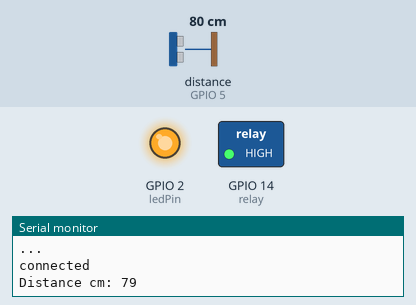
Recording of a sketch running on a simulated ESP32. On the bench: switched loads named in the sketch (green lamp = pin HIGH), output pins drawn as LEDs (lit = HIGH), the last lines printed to the serial monitor. Wiring (inferred from the names in the program): ultrasonic range finder: trigger GPIO 4; echo GPIO 5. The test bench sets the inputs (shaded band); at power-on: distance to the obstacle (sensor on GPIO 5) 80 cm. The echo pulse lasts 58.3 µs per cm; WiFi joins after 1.5 s; servers stay silent unless stated; pins used as bus, display or sensor lines are not drawn.

Above: at 2.7 s.
2.8 s: distance to the obstacle (sensor on GPIO 5) set to 8 cm
4.7 s: distance to the obstacle (sensor on GPIO 5) set to 5 cm
At 6.3 s:
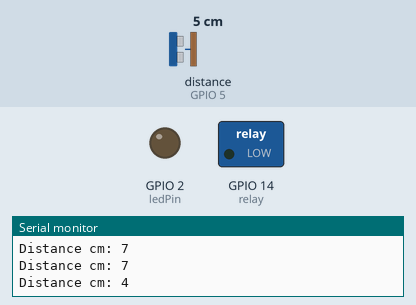
7.1 s: distance to the obstacle (sensor on GPIO 5) set to 39 cm
8.9 s: distance to the obstacle (sensor on GPIO 5) set to 47 cm
At 9.74 s:
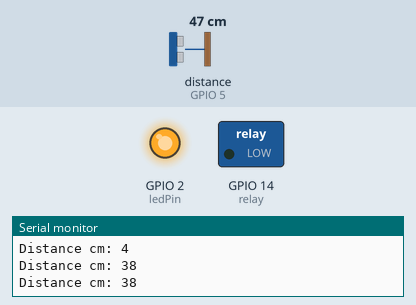
11.3 s: distance to the obstacle (sensor on GPIO 5) set to 2 cm
At 11.88 s:
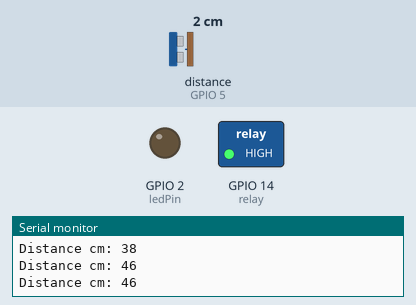
13.4 s: distance to the obstacle (sensor on GPIO 5) set to 60 cm
At 15.3 s:
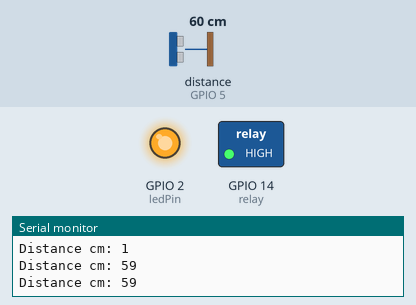
Timing chart, 0 to 16.5 s (numbered marks = the images above; inputs shaded):
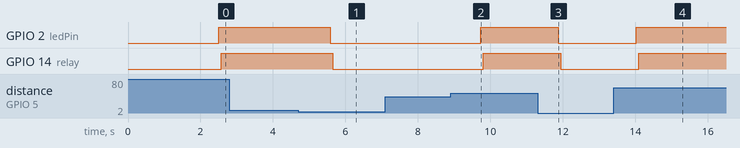

The sketch:

ultrasonic.ino
```cpp
#include <WiFi.h>


// defines pins numbers
#define trigPin 4
#define echoPin 5
#define ledPin 2
#define relay 14

// defines variables
long duration;
int distance;


void setup() {

  Serial.begin(115200);
  Serial.println("\n... Starting ESP32 ...");
  Serial.println("Status\tHumidity (%)\tTemperature (C)\t(F)\tHeatIndex (C)\t(F)");


  pinMode(trigPin, OUTPUT); // Sets the trigPin as an Output
  pinMode(echoPin, INPUT); // Sets the echoPin as an Input

  WiFi.begin("EVO-Charji-7FD2", "JHTVzpg7");
  while (WiFi.status() != WL_CONNECTED) {
    delay(500);
    Serial.println("...");
  }

  Serial.println("connected");
  pinMode(ledPin, OUTPUT);
  pinMode(relay, OUTPUT);
}

void loop() {
  delay(1000);
  // Clears the trigPin
  digitalWrite(trigPin, LOW);
  delayMicroseconds(2);

  // Sets the trigPin on HIGH state for 10 micro seconds
  digitalWrite(trigPin, HIGH);
  delayMicroseconds(10);
  digitalWrite(trigPin, LOW);

  // Reads the echoPin, returns the sound wave travel time in microseconds
  duration = pulseIn(echoPin, HIGH);

  // Calculating the distance
  distance = duration * 0.034 / 2;
  if (distance < 6) {
    digitalWrite(ledPin, LOW);
    delay(70);
    digitalWrite(relay, LOW);
  }
  if (distance > 40) {
    digitalWrite(ledPin, HIGH);
    delay(70);
    digitalWrite(relay, HIGH);
  }

  // Prints the distance on the Serial Monitor
  Serial.print("Distance cm: ");
  Serial.println(distance);
}
```

Measured:
- the behaviour switches between 7 and 6 cm on distance to the obstacle (sensor on GPIO 5) (found by bisection; images 0 and 1)
- the behaviour switches between 41 and 42 cm on distance to the obstacle (sensor on GPIO 5) (found by bisection; images 1 and 2)
- after the input at 4.7 s, GPIO 2 (ledPin): HIGH → LOW after 0.88 s; GPIO 14 (relay): HIGH → LOW after 0.95 s
- after the input at 8.9 s, GPIO 2 (ledPin): LOW → HIGH after 0.83 s; GPIO 14 (relay): LOW → HIGH after 0.90 s
- after the input at 11.3 s, GPIO 2 (ledPin): HIGH → LOW after 0.58 s; GPIO 14 (relay): HIGH → LOW after 0.65 s
- after the input at 13.4 s, GPIO 2 (ledPin): LOW → HIGH after 0.62 s; GPIO 14 (relay): LOW → HIGH after 0.69 s
